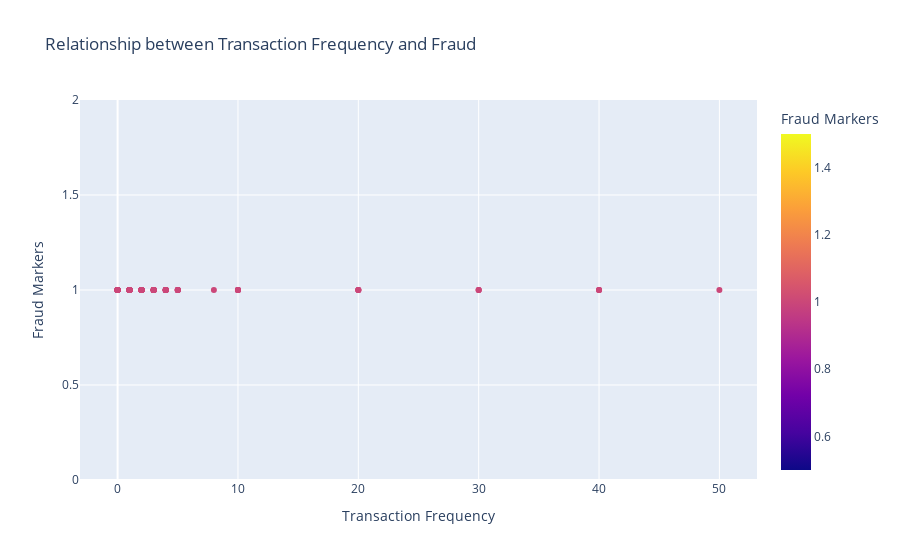

This figure's notebook cell:
### Code cell
#plot 5:Relationship between Transaction frequency and Fraud using scatter plot
fig = px.scatter(fraud, x='Transaction_Frequency', y='fraud',
                   title='Relationship between Transaction Frequency and Fraud',
                   labels={'Transaction_Frequency': 'Transaction Frequency', 'fraud': 'Fraud Markers'},
                   color='fraud',color_discrete_map={0: 'lightblue', 1: 'orange'} )

fig.show()

### Figure 1 — Plotly figure (JSON) as saved in the notebook; plotly's stock layout.template omitted (floating-point values rounded to 4 significant figures; data arrays with more than 128 entries replaced by an {"elided": "..."} marker saying what was removed)
{"data": [{"hovertemplate": "Transaction Frequency=%{x}<br>Fraud Markers=%{marker.color}<extra></extra>", "legendgroup": "", "marker": {"color": {"elided": "155 int values"}, "coloraxis": "coloraxis", "symbol": "circle"}, "mode": "markers", "name": "", "orientation": "v", "showlegend": false, "type": "scatter", "x": {"elided": "155 int values"}, "xaxis": "x", "y": {"elided": "155 int values"}, "yaxis": "y"}], "layout": {"coloraxis": {"colorbar": {"title": {"text": "Fraud Markers"}}, "colorscale": [[0, "#0d0887"], [0.1111, "#46039f"], [0.2222, "#7201a8"], [0.3333, "#9c179e"], [0.4444, "#bd3786"], [0.5556, "#d8576b"], [0.6667, "#ed7953"], [0.7778, "#fb9f3a"], [0.8889, "#fdca26"], [1, "#f0f921"]]}, "legend": {"tracegroupgap": 0}, "title": {"text": "Relationship between Transaction Frequency and Fraud"}, "xaxis": {"anchor": "y", "domain": [0, 1], "title": {"text": "Transaction Frequency"}}, "yaxis": {"anchor": "x", "domain": [0, 1], "title": {"text": "Fraud Markers"}}}}
